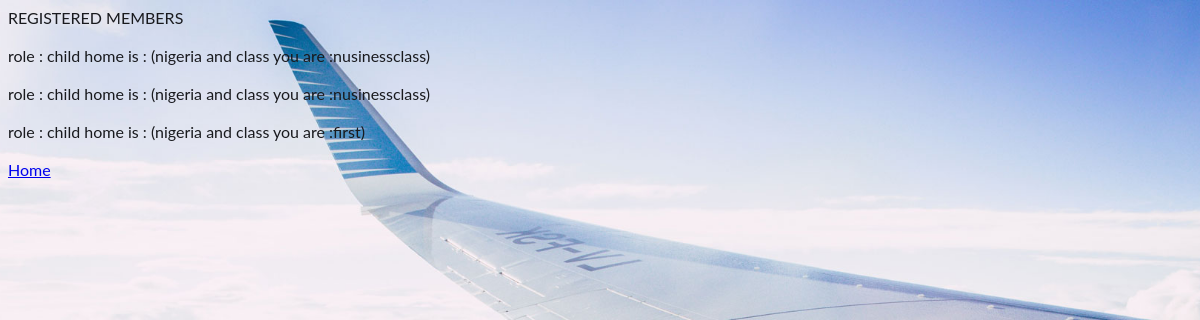
The app's page /results with its own data.
### bookings/models.py (models this page shows)
class registerClient(models.Model):
    checkbox=models.CharField(max_length=20)
    destination=models.CharField(max_length=20)
    home=models.CharField(max_length=20)
    depart=models.TextField
    returning=models.TextField
    role=models.CharField(max_length=30)
    stateClass=models.CharField(max_length=20)
    def __str__(self):
        return f"role : {self.role} \n home is : ({self.home} and class you are :{self.stateClass})"

### bookings/views.py (the view)
# urls.py: path('results',views.results,name='results'),
def results(request):
    regs=registerClient.objects.all()
    return render(request,"result.html",{"reg":regs})

### bookings/templates/result.html (shortened to what this page needs)
{% load static %}
<link rel="stylesheet" href="{%static 'sty.css'%}">
<!DOCTYPE html>
<html lang="en">
<head>
</head>
<body>
    REGISTERED MEMBERS
    <BR></BR>
    {% for rs in reg %}
{{rs}}
<br><br>
{%endfor%}
<a href="sign/reserve">Home</a>
</body>
</html>

### bookings/static/sty.css (style rules this page uses)
body { font-family: 'Lato', sans-serif; background-image: url('background.jpg'); background-size: cover; background-position: center; color: #191a1e; }

### records on screen
registerClient: role+home+stateClass "role : child home is : (nigeria and class you are :nusinessclass)"
registerClient: role+home+stateClass "role : child home is : (nigeria and class you are :nusinessclass)"
registerClient: role+home+stateClass "role : child home is : (nigeria and class you are :first)"
